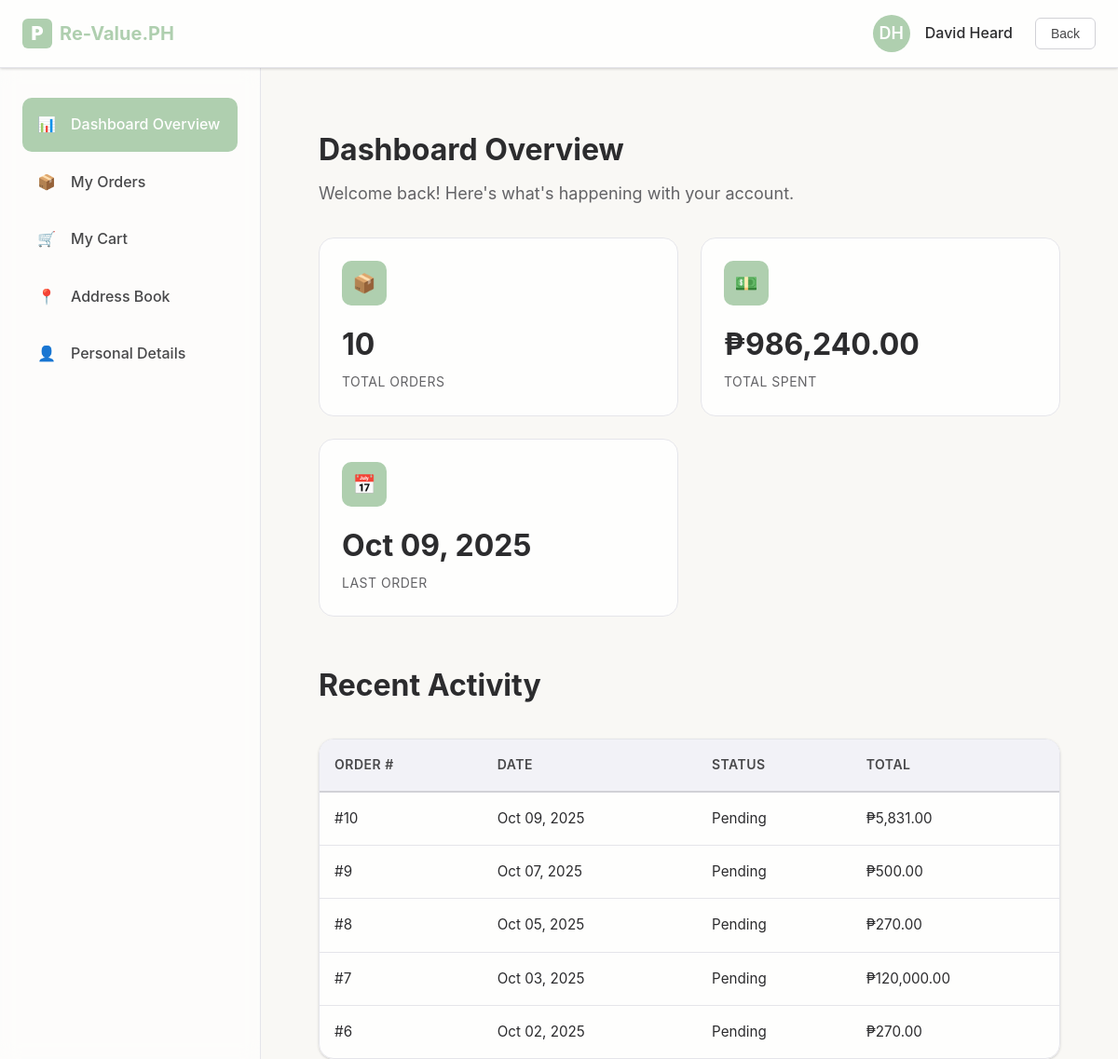
The page /userDashboard.php (signed in) on the database as committed earlier.
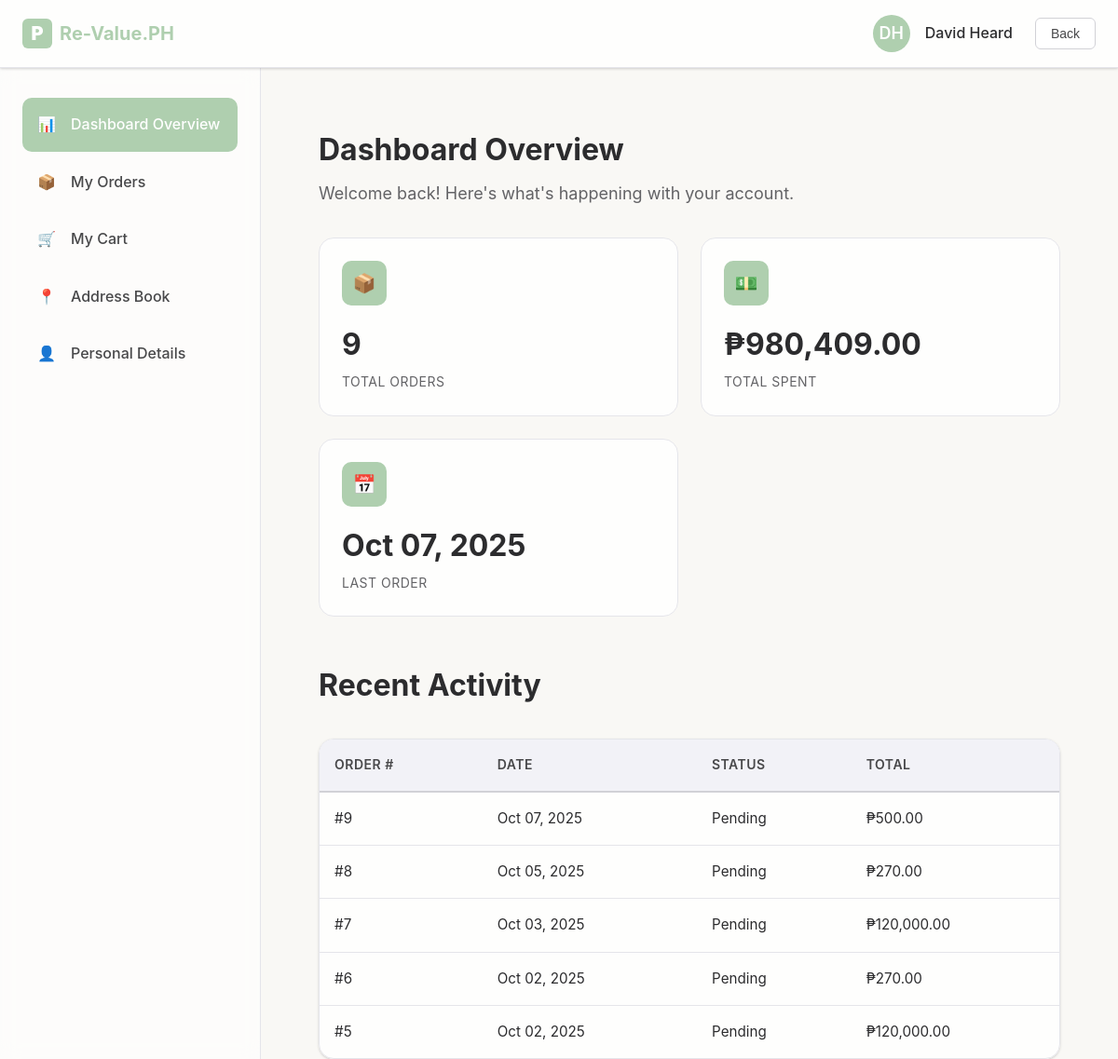
The same page on the database as committed later.
### tables this page shows
CREATE TABLE `orders` (
  `id` int(11) NOT NULL,
  `user_id` int(11) NOT NULL,
  `total_amount` decimal(10,2) NOT NULL,
  `order_date` timestamp NOT NULL DEFAULT current_timestamp(),
  `status` varchar(50) NOT NULL DEFAULT 'Pending',
  `payment_method` varchar(50) NOT NULL DEFAULT 'Cash on Delivery'
);

### userDashboard.php (the view, shortened to what the changed rows need)
<?php
include("db.php");
$user_id = $_SESSION['user_id'];
$totalOrdersQuery = $conn->prepare("SELECT COUNT(*) AS total_orders FROM orders WHERE user_id=?");
$totalOrdersQuery->bind_param("i", $user_id);
$totalOrdersQuery->execute();
$totalOrders = $totalOrdersQuery->get_result()->fetch_assoc()['total_orders'];
$totalSpentQuery = $conn->prepare("SELECT SUM(total_amount) AS total_spent FROM orders WHERE user_id=?");
$totalSpentQuery->bind_param("i", $user_id);
$totalSpentQuery->execute();
$totalSpent = $totalSpentQuery->get_result()->fetch_assoc()['total_spent'] ?? 0;
$lastOrderQuery = $conn->prepare("SELECT order_date FROM orders WHERE user_id=? ORDER BY order_date DESC LIMIT 1");
$lastOrderQuery->bind_param("i", $user_id);
$lastOrderQuery->execute();
$lastOrder = $lastOrderQuery->get_result()->fetch_assoc()['order_date'] ?? "No orders yet";
$recentOrdersQuery = $conn->prepare("SELECT * FROM orders WHERE user_id=? ORDER BY order_date DESC LIMIT 5");
$recentOrdersQuery->bind_param("i", $user_id);
$recentOrdersQuery->execute();
$recentOrders = $recentOrdersQuery->get_result();
?>
<!DOCTYPE html>
<html lang="en">
  <head>
    <link rel="stylesheet" href="user.css" />
  </head>
  <body>
    <div class="dashboard-container">
      <main class="main-content">
        <section id="overview" class="content-section active">
          <div class="section-header">
            <h1 class="section-title">Dashboard Overview</h1>
          </div>
          <div class="stats-grid">
            <div class="stat-card">
  <div class="stat-icon">📦</div>
  <div class="stat-value"><?= $totalOrders ?></div>
  <div class="stat-label">Total Orders</div>
</div>
<div class="stat-card">
  <div class="stat-icon">💵</div>
  <div class="stat-value">₱<?= number_format($totalSpent, 2) ?></div>
  <div class="stat-label">Total Spent</div>
</div>
<div class="stat-card">
  <div class="stat-icon">📅</div>
  <div class="stat-value">
    <?= ($lastOrder !== "No orders yet") ? date("M d, Y", strtotime($lastOrder)) : $lastOrder ?>
  </div>
  <div class="stat-label">Last Order</div>
</div>
          </div>
          <div class="section-header">
            <h2 class="section-title">Recent Activity</h2>
          </div>
          <div class="table-container">
            <table class="data-table">
              <thead>
                <tr>
                  <th>Order #</th>
                  <th>Date</th>
                  <th>Status</th>
                  <th>Total</th>
                </tr>
              </thead>
              <tbody id="recentOrdersTable">
  <?php if ($recentOrders->num_rows > 0): ?>
    <?php while ($order = $recentOrders->fetch_assoc()): ?>
      <tr>
        <td>#<?= $order['id'] ?></td>
        <td><?= date("M d, Y", strtotime($order['order_date'])) ?></td>
        <td><?= htmlspecialchars($order['status']) ?></td>
        <td>₱<?= number_format($order['total_amount'], 2) ?></td>
      </tr>
    <?php endwhile; ?>
  <?php else: ?>
    <tr><td colspan="4">No recent orders.</td></tr>
  <?php endif; ?>
</tbody>
            </table>
          </div>
        </section>
      </main>
    </div>
  </body>
</html>

Rows that differ between the two databases and show on the page:
removed orders: order_date "Oct 09, 2025", id "10", status "Pending", total_amount "5,831.00"
now on this page (row unchanged): orders: id "5", order_date "Oct 02, 2025", status "Pending", total_amount "120,000.00"
Other text that changed with them:
$totalOrders: "10" → "9"
$totalSpent: "986,240.00" → "980,409.00"
date("M d, Y", strtotime($lastOrder)): "Oct 09, 2025" → "Oct 07, 2025"
